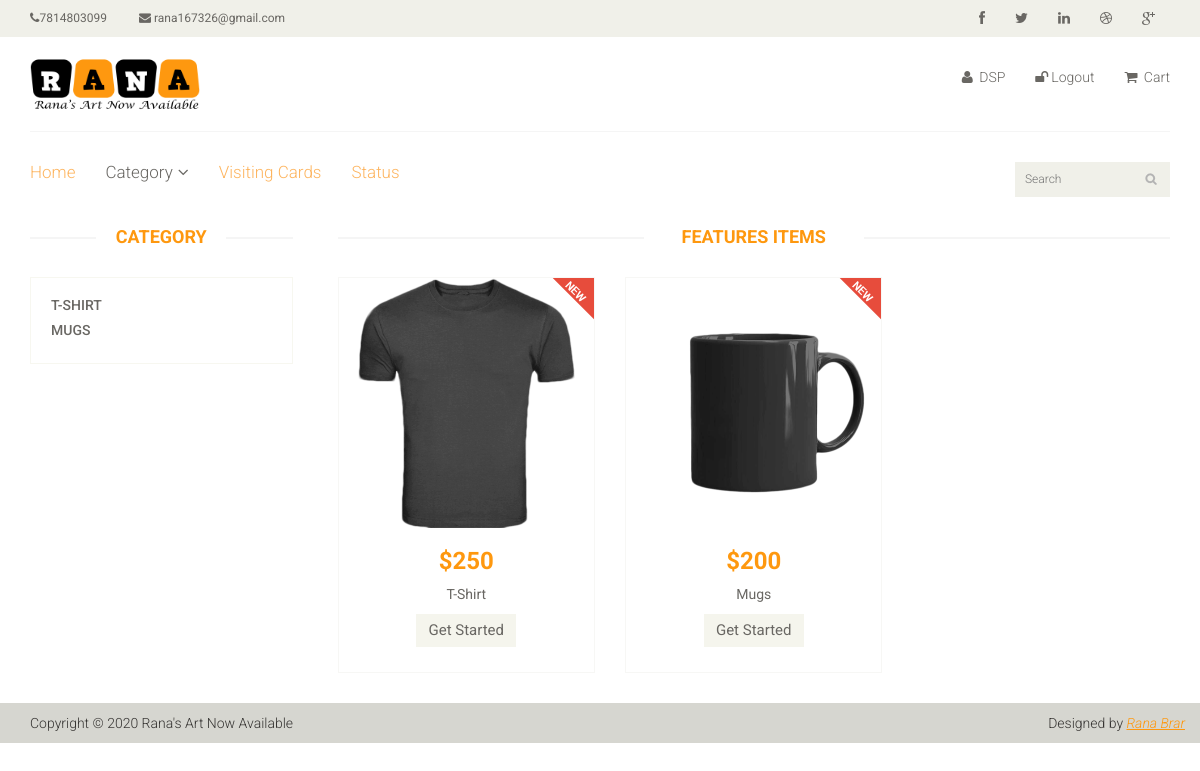
/index.php (signed in), run on the app's committed database.
### tables this page shows
CREATE TABLE `category` (
  `category_id` int(11) NOT NULL,
  `category_name` varchar(40) NOT NULL,
  `color` text NOT NULL,
  `size` text NOT NULL,
  `img` text NOT NULL,
  `price` int(11) NOT NULL
);

### index.php (the view, shortened to what this page needs)
<?php require_once('header.php'); ?>
<section>
	<div class="container">
		<div class="row">
			<div class="col-sm-3">
				<div class="left-sidebar">
					<h2>Category</h2>
					<div class="panel-group category-products" id="accordian">
						<div class="panel panel-default">
							<?php
							require_once('conn.php');
							$sql = "select * from category";
							$result = $conn->prepare($sql);
							$result->execute();
							if ($result->rowCount() > 0) {
								while ($row = $result->fetch(PDO::FETCH_ASSOC)) {
							?>
									<div class="panel-heading">
										<h4 class="panel-title">
											<a href="details.php?cat_id=<?php echo $row['category_id']; ?>"><?php echo $row['category_name']; ?></a>
										</h4>
									</div>
							<?php  }
							}
							?>
						</div>
					</div>
				</div>
			</div>
			<div class="col-sm-9 padding-right">
				<div class="features_items">
					<h2 class="title text-center">Features Items</h2>
					<?php
					require_once('conn.php');
					$sql = "select * from category";
					$result = $conn->prepare($sql);
					$result->execute();
					if ($result->rowCount() > 0) {
						while ($row = $result->fetch(PDO::FETCH_ASSOC)) {
					?>
							<div class="col-sm-4">
								<div class="product-image-wrapper">
									<div class="single-products">
										<div class="productinfo text-center">
											<img class="black" width="200px" height="250px" src="images/<?php echo $row['img']; ?>" alt="" />
											<h2>$<?php echo $row['price']; ?></h2>
											<p><?php echo $row['category_name']; ?></p>
											<a href="details.php?cat_id=<?php echo $row['category_id']; ?>" class="btn btn-default add-to-cart">Get Started</a>
										</div>
										<div class="product-overlay">
											<div class="overlay-content">
											</div>
										</div>
										<img src="images/home/new.png" class="new" alt="" />
									</div>
								</div>
							</div>
					<?php  }
					}
					?>
				</div>
			</div>
		</div>
	</div>
</section>
<?php require_once("footer.php"); ?>

### css/color.css (style rules this page uses)
.black { -webkit-filter: invert(30%) grayscale(100%) brightness(70%) contrast(4); filter: invert(30%) grayscale(100%) brightness(70%) contrast(4); }

### css/main.css (style rules this page uses)
body { font-family: 'Roboto', sans-serif; background:; position: relative; font-weight:400px; }
a { -webkit-transition: 300ms; -moz-transition: 300ms; -o-transition: 300ms; transition: 300ms; }
h1, h2, h3, h4, h5, h6 { font-family: 'Roboto', sans-serif; }
.category-products { border: 1px solid #F7F7F0; margin-bottom: 35px; padding-bottom: 20px; padding-top: 15px; }
.left-sidebar h2, .brands_products h2 { color: #FE980F; font-family: 'Roboto', sans-serif; font-size: 18px; font-weight: 700; margin: 0 auto 30px; text-align: center; text-transform: uppercase; position: relative; z-index:3; }
.left-sidebar h2:after, h2.title:after { content: " "; position: absolute; border: 1px solid #f5f5f5; bottom:8px; left: 0; width: 100%; height: 0; z-index: -2; }
.left-sidebar h2:before { content: " "; position: absolute; background: #fff; bottom: -6px; width: 130px; height: 30px; z-index: -1; left: 50%; margin-left: -65px; }
h2.title:before { content: " "; position: absolute; background: #fff; bottom: -6px; width: 220px; height: 30px; z-index: -1; left: 50%; margin-left: -110px; }
.category-products .panel { background-color: #FFFFFF; border: 0px; border-radius: 0px; box-shadow:none; margin-bottom: 0px; }
.category-products .panel-default .panel-heading { background-color: #FFFFFF; border: 0 none; color: #FFFFFF; padding: 5px 20px; }
.category-products .panel-default .panel-heading .panel-title a { color: #696763; font-family: 'Roboto', sans-serif; font-size: 14px; text-decoration: none; text-transform: uppercase; }
.padding-right { padding-right: 0; }
.features_items { overflow:hidden; }
h2.title { color: #FE980F; font-family: 'Roboto', sans-serif; font-size: 18px; font-weight: 700; margin: 0 15px; text-transform: uppercase; margin-bottom: 30px; position: relative; }
.product-image-wrapper { border:1px solid #F7F7F5; overflow: hidden; margin-bottom:30px; }
.single-products { position: relative; }
.new, .sale { position: absolute; top: 0; right: 0; }
.productinfo h2 { color: #FE980F; font-family: 'Roboto', sans-serif; font-size: 24px; font-weight: 700; }
.productinfo p { font-family: 'Roboto', sans-serif; font-size: 14px; font-weight: 400; color: #696763; }
.productinfo img { width: 100%; }
.productinfo { position:relative; }
.product-overlay { background:#FE980F; top: 0; display: none; height: 0; position: absolute; transition: height 500ms ease 0s; width: 100%; display: block; opacity:; }
.product-overlay .overlay-content { bottom: 0; position: absolute; bottom: 0; text-align: center; width: 100%; }
.add-to-cart { background:#F5F5ED; border: 0 none; border-radius: 0; color: #696763; font-family: 'Roboto', sans-serif; font-size: 15px; margin-bottom: 25px; }

### data on the page
category: category_name "T-SHIRT", img (picture), price "250", category_name "T-Shirt"
category: category_name "MUGS", img (picture), price "200", category_name "Mugs"

### other printed values
$_SESSION['username'] "DSP"
